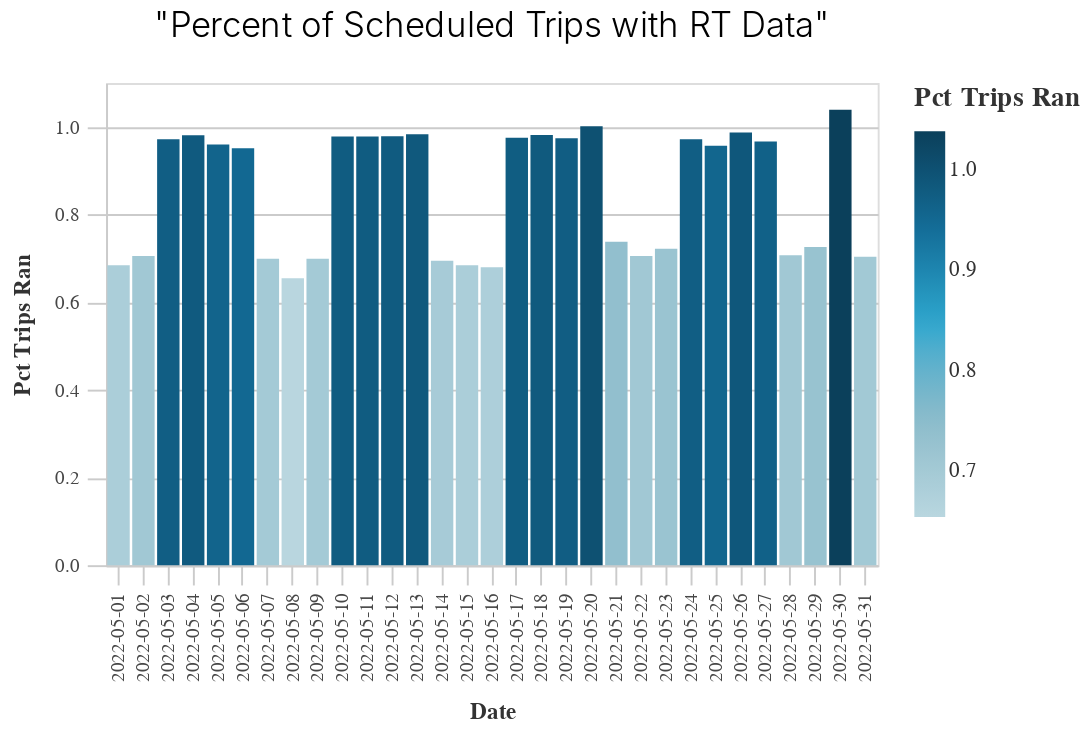

The notebook cell this image was saved under:
### Code cell
bar = (alt.Chart(may)
        .mark_bar()
        .encode(
            x=alt.X('date', title=_dla_utils.labeling('date'), sort=("x")),
            y=alt.Y('pct_trips_ran', title=_dla_utils.labeling('pct_trips_ran')),
            color=alt.Color(
                'pct_trips_ran',
                scale=alt.Scale(range=altair_utils.CALITP_SEQUENTIAL_COLORS),
                legend=alt.Legend(title=(_dla_utils.labeling('pct_trips_ran')), symbolLimit=10)
            )
        ).properties(title='"Percent of Scheduled Trips with RT Data"'))
    
chart = styleguide.preset_chart_config(bar)
chart

### Figure 1 — Vega-Lite specification as saved in the notebook (floating-point values rounded to 4 significant figures)
{"config": {"view": {"continuousWidth": 400, "continuousHeight": 300}, "axis": {"domainColor": "#cbcbcb", "grid": true, "gridColor": "#cbcbcb", "gridWidth": 1, "labelColor": "#474747", "labelFont": "Nunito Sans", "labelFontSize": 10, "labelPadding": 4, "tickColor": "#cbcbcb", "tickSize": 10, "titleColor": "#333", "titleFont": "Raleway", "titleFontSize": 12, "titlePadding": 10}, "axisBand": {"grid": false}, "background": "white", "font": "Raleway", "header": {"labelFont": "Nunito Sans", "titleFont": "Raleway"}, "legend": {"labelColor": "#333", "labelFont": "Nunito Sans", "labelFontSize": 11, "labelLimit": 0, "padding": 1, "symbolSize": 30, "symbolType": "square", "titleColor": "#333", "titleFont": "Raleway", "titleFontSize": 14, "titlePadding": 10}, "title": {"anchor": "middle", "font": "Raleway", "fontSize": 18, "fontWeight": 300, "offset": 20}}, "data": {"name": "data-2c841eea15fab1a84d1d364f489fe4aa"}, "mark": "bar", "encoding": {"color": {"field": "pct_trips_ran", "legend": {"symbolLimit": 10, "title": "Pct Trips Ran"}, "scale": {"range": ["#B9D6DF", "#8CBCCB", "#2EA8CE", "#136C97", "#0B405B"]}, "type": "quantitative"}, "x": {"field": "date", "sort": "x", "title": "Date", "type": "nominal"}, "y": {"field": "pct_trips_ran", "title": "Pct Trips Ran", "type": "quantitative"}}, "height": 250, "title": "\"Percent of Scheduled Trips with RT Data\"", "width": 400, "$schema": "https://vega.github.io/schema/vega-lite/v4.17.0.json", "datasets": {"data-2c841eea15fab1a84d1d364f489fe4aa": [{"date": "2022-05-01", "pct_trips_ran": 0.6844, "n_have_rt": 527, "n_missing_rt": 252, "unmatched_rt": 244, "nunique_sched": 770, "nunique_rt": 778}, {"date": "2022-05-02", "pct_trips_ran": 0.7051, "n_have_rt": 1069, "n_missing_rt": 252, "unmatched_rt": 450, "nunique_sched": 1516, "nunique_rt": 1318}, {"date": "2022-05-03", "pct_trips_ran": 0.9716, "n_have_rt": 1473, "n_missing_rt": 0, "unmatched_rt": 151, "nunique_sched": 1516, "nunique_rt": 1365}, {"date": "2022-05-04", "pct_trips_ran": 0.9809, "n_have_rt": 1487, "n_missing_rt": 0, "unmatched_rt": 135, "nunique_sched": 1516, "nunique_rt": 1381}, {"date": "2022-05-05", "pct_trips_ran": 0.9598, "n_have_rt": 1455, "n_missing_rt": 0, "unmatched_rt": 173, "nunique_sched": 1516, "nunique_rt": 1343}, {"date": "2022-05-06", "pct_trips_ran": 0.9508, "n_have_rt": 1392, "n_missing_rt": 0, "unmatched_rt": 169, "nunique_sched": 1464, "nunique_rt": 1295}, {"date": "2022-05-07", "pct_trips_ran": 0.6989, "n_have_rt": 608, "n_missing_rt": 395, "unmatched_rt": 266, "nunique_sched": 870, "nunique_rt": 999}, {"date": "2022-05-08", "pct_trips_ran": 0.6545, "n_have_rt": 504, "n_missing_rt": 283, "unmatched_rt": 269, "nunique_sched": 770, "nunique_rt": 783}, {"date": "2022-05-09", "pct_trips_ran": 0.6992, "n_have_rt": 1060, "n_missing_rt": 247, "unmatched_rt": 463, "nunique_sched": 1516, "nunique_rt": 1300}, {"date": "2022-05-10", "pct_trips_ran": 0.9776, "n_have_rt": 1482, "n_missing_rt": 0, "unmatched_rt": 136, "nunique_sched": 1516, "nunique_rt": 1380}, {"date": "2022-05-11", "pct_trips_ran": 0.9776, "n_have_rt": 1482, "n_missing_rt": 0, "unmatched_rt": 135, "nunique_sched": 1516, "nunique_rt": 1381}, {"date": "2022-05-12", "pct_trips_ran": 0.9782, "n_have_rt": 1483, "n_missing_rt": 0, "unmatched_rt": 136, "nunique_sched": 1516, "nunique_rt": 1380}, {"date": "2022-05-13", "pct_trips_ran": 0.9829, "n_have_rt": 1439, "n_missing_rt": 0, "unmatched_rt": 121, "nunique_sched": 1464, "nunique_rt": 1343}, {"date": "2022-05-14", "pct_trips_ran": 0.6943, "n_have_rt": 604, "n_missing_rt": 378, "unmatched_rt": 270, "nunique_sched": 870, "nunique_rt": 978}, {"date": "2022-05-15", "pct_trips_ran": 0.6844, "n_have_rt": 527, "n_missing_rt": 286, "unmatched_rt": 244, "nunique_sched": 770, "nunique_rt": 809}, {"date": "2022-05-16", "pct_trips_ran": 0.6794, "n_have_rt": 1030, "n_missing_rt": 255, "unmatched_rt": 488, "nunique_sched": 1516, "nunique_rt": 1281}, {"date": "2022-05-17", "pct_trips_ran": 0.9749, "n_have_rt": 1478, "n_missing_rt": 0, "unmatched_rt": 143, "nunique_sched": 1516, "nunique_rt": 1373}, {"date": "2022-05-18", "pct_trips_ran": 0.9815, "n_have_rt": 1488, "n_missing_rt": 0, "unmatched_rt": 139, "nunique_sched": 1516, "nunique_rt": 1377}, {"date": "2022-05-19", "pct_trips_ran": 0.9736, "n_have_rt": 1476, "n_missing_rt": 0, "unmatched_rt": 149, "nunique_sched": 1516, "nunique_rt": 1367}, {"date": "2022-05-20", "pct_trips_ran": 1.001, "n_have_rt": 1466, "n_missing_rt": 0, "unmatched_rt": 98, "nunique_sched": 1464, "nunique_rt": 1366}, {"date": "2022-05-21", "pct_trips_ran": 0.7379, "n_have_rt": 642, "n_missing_rt": 414, "unmatched_rt": 235, "nunique_sched": 870, "nunique_rt": 1044}, {"date": "2022-05-22", "pct_trips_ran": 0.7052, "n_have_rt": 543, "n_missing_rt": 292, "unmatched_rt": 227, "nunique_sched": 770, "nunique_rt": 834}, {"date": "2022-05-23", "pct_trips_ran": 0.7216, "n_have_rt": 1094, "n_missing_rt": 255, "unmatched_rt": 430, "nunique_sched": 1516, "nunique_rt": 1341}, {"date": "2022-05-24", "pct_trips_ran": 0.9716, "n_have_rt": 1473, "n_missing_rt": 0, "unmatched_rt": 146, "nunique_sched": 1516, "nunique_rt": 1370}, {"date": "2022-05-25", "pct_trips_ran": 0.9565, "n_have_rt": 1450, "n_missing_rt": 0, "unmatched_rt": 168, "nunique_sched": 1516, "nunique_rt": 1348}, {"date": "2022-05-26", "pct_trips_ran": 0.9868, "n_have_rt": 1496, "n_missing_rt": 0, "unmatched_rt": 122, "nunique_sched": 1516, "nunique_rt": 1394}, {"date": "2022-05-27", "pct_trips_ran": 0.9666, "n_have_rt": 1417, "n_missing_rt": 0, "unmatched_rt": 146, "nunique_sched": 1466, "nunique_rt": 1320}, {"date": "2022-05-28", "pct_trips_ran": 0.7069, "n_have_rt": 615, "n_missing_rt": 391, "unmatched_rt": 258, "nunique_sched": 870, "nunique_rt": 1002}, {"date": "2022-05-29", "pct_trips_ran": 0.726, "n_have_rt": 559, "n_missing_rt": 259, "unmatched_rt": 214, "nunique_sched": 770, "nunique_rt": 814}, {"date": "2022-05-30", "pct_trips_ran": 1.039, "n_have_rt": 800, "n_missing_rt": 0, "unmatched_rt": 29, "nunique_sched": 770, "nunique_rt": 741}, {"date": "2022-05-31", "pct_trips_ran": 0.7038, "n_have_rt": 1067, "n_missing_rt": 256, "unmatched_rt": 449, "nunique_sched": 1516, "nunique_rt": 1322}]}}
